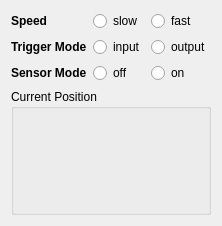
<?xml version="1.0" encoding="UTF-8"?>
<ui version="4.0">
 <class>FilterWheelWidget</class>
 <widget class="QWidget" name="FilterWheelWidget">
  <property name="geometry">
   <rect>
    <x>0</x>
    <y>0</y>
    <width>207</width>
    <height>226</height>
   </rect>
  </property>
  <property name="windowTitle">
   <string>Form</string>
  </property>
  <layout class="QGridLayout" name="gridLayout">
   <item row="0" column="2">
    <widget class="QRadioButton" name="FastButton">
     <property name="text">
      <string>fast</string>
     </property>
     <attribute name="buttonGroup">
      <string notr="true">SpeedButtonGroup</string>
     </attribute>
    </widget>
   </item>
   <item row="1" column="1">
    <widget class="QRadioButton" name="inputTrigButton">
     <property name="text">
      <string>input</string>
     </property>
     <attribute name="buttonGroup">
      <string notr="true">TriggerButtonGroup</string>
     </attribute>
    </widget>
   </item>
   <item row="1" column="0">
    <widget class="QLabel" name="label_3">
     <property name="font">
      <font>
       <weight>75</weight>
       <bold>true</bold>
      </font>
     </property>
     <property name="text">
      <string>Trigger Mode</string>
     </property>
    </widget>
   </item>
   <item row="0" column="0">
    <widget class="QLabel" name="label">
     <property name="font">
      <font>
       <weight>75</weight>
       <bold>true</bold>
      </font>
     </property>
     <property name="text">
      <string>Speed</string>
     </property>
    </widget>
   </item>
   <item row="0" column="1">
    <widget class="QRadioButton" name="SlowButton">
     <property name="text">
      <string>slow</string>
     </property>
     <attribute name="buttonGroup">
      <string notr="true">SpeedButtonGroup</string>
     </attribute>
    </widget>
   </item>
   <item row="1" column="2">
    <widget class="QRadioButton" name="outputTrigButton">
     <property name="text">
      <string>output</string>
     </property>
     <attribute name="buttonGroup">
      <string notr="true">TriggerButtonGroup</string>
     </attribute>
    </widget>
   </item>
   <item row="3" column="0" colspan="3">
    <widget class="QGroupBox" name="PositionGroup">
     <property name="title">
      <string>Current Position</string>
     </property>
     <layout class="QGridLayout" name="PositionGridLayout"/>
    </widget>
   </item>
   <item row="2" column="0">
    <widget class="QLabel" name="label_2">
     <property name="font">
      <font>
       <weight>75</weight>
       <bold>true</bold>
      </font>
     </property>
     <property name="text">
      <string>Sensor Mode</string>
     </property>
    </widget>
   </item>
   <item row="2" column="1">
    <widget class="QRadioButton" name="sensorOffButton">
     <property name="text">
      <string>off</string>
     </property>
    </widget>
   </item>
   <item row="2" column="2">
    <widget class="QRadioButton" name="sensorOnButton">
     <property name="text">
      <string>on</string>
     </property>
    </widget>
   </item>
  </layout>
 </widget>
 <resources/>
 <connections/>
 <buttongroups>
  <buttongroup name="SpeedButtonGroup"/>
  <buttongroup name="TriggerButtonGroup"/>
 </buttongroups>
</ui>
